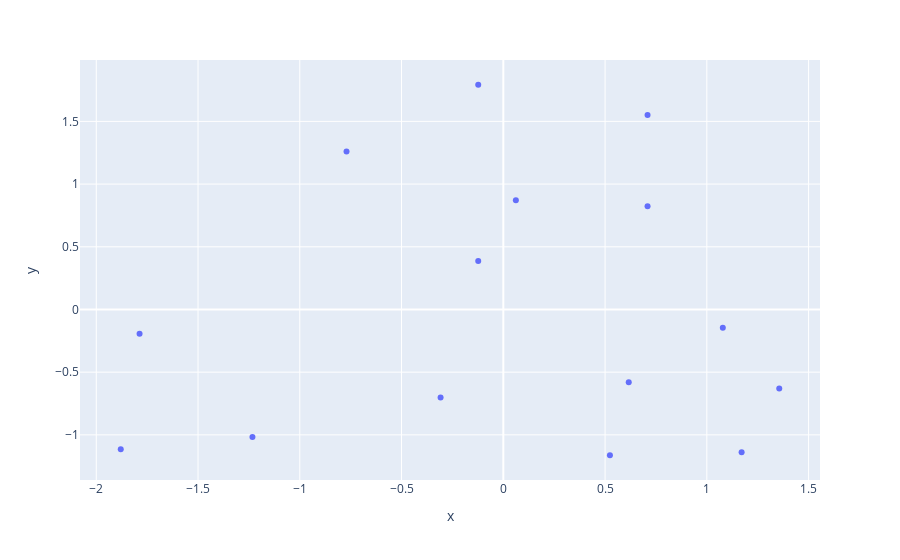

Notebook code for this chart:
### Code cell
# grafico

grafico = px.scatter(x= base_salario[ :, 0], y=base_salario[ :, 1])
grafico.show()

### Figure 1 — Plotly figure (JSON) as saved in the notebook; plotly's stock layout.template omitted (floating-point values rounded to 4 significant figures)
{"data": [{"hovertemplate": "x=%{x}<br>y=%{y}<extra></extra>", "legendgroup": "", "marker": {"color": "#636efa", "symbol": "circle"}, "mode": "markers", "name": "", "orientation": "v", "showlegend": false, "type": "scatter", "x": [-1.88, -1.233, -1.787, -0.3081, 0.5238, 1.171, 1.356, 0.6163, 1.078, -0.7703, -0.1233, 0.06163, -0.1233, 0.7087, 0.7087], "xaxis": "x", "y": [-1.114, -1.017, -0.1938, -0.7024, -1.163, -1.138, -0.6297, -0.5813, -0.1453, 1.259, 0.3875, 0.8719, 1.792, 0.8235, 1.55], "yaxis": "y"}], "layout": {"legend": {"tracegroupgap": 0}, "margin": {"t": 60}, "xaxis": {"anchor": "y", "domain": [0, 1], "title": {"text": "x"}}, "yaxis": {"anchor": "x", "domain": [0, 1], "title": {"text": "y"}}}}
